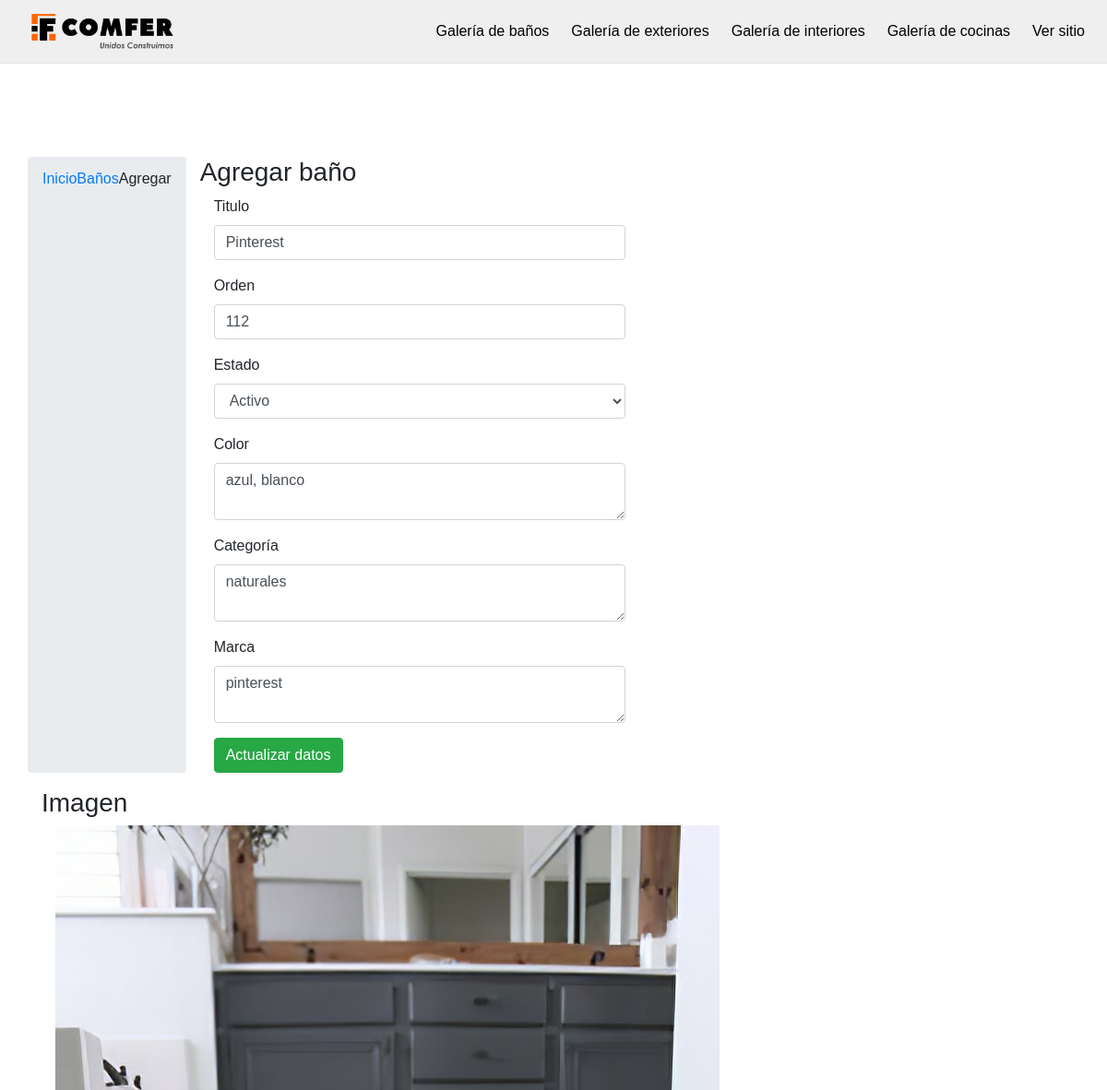
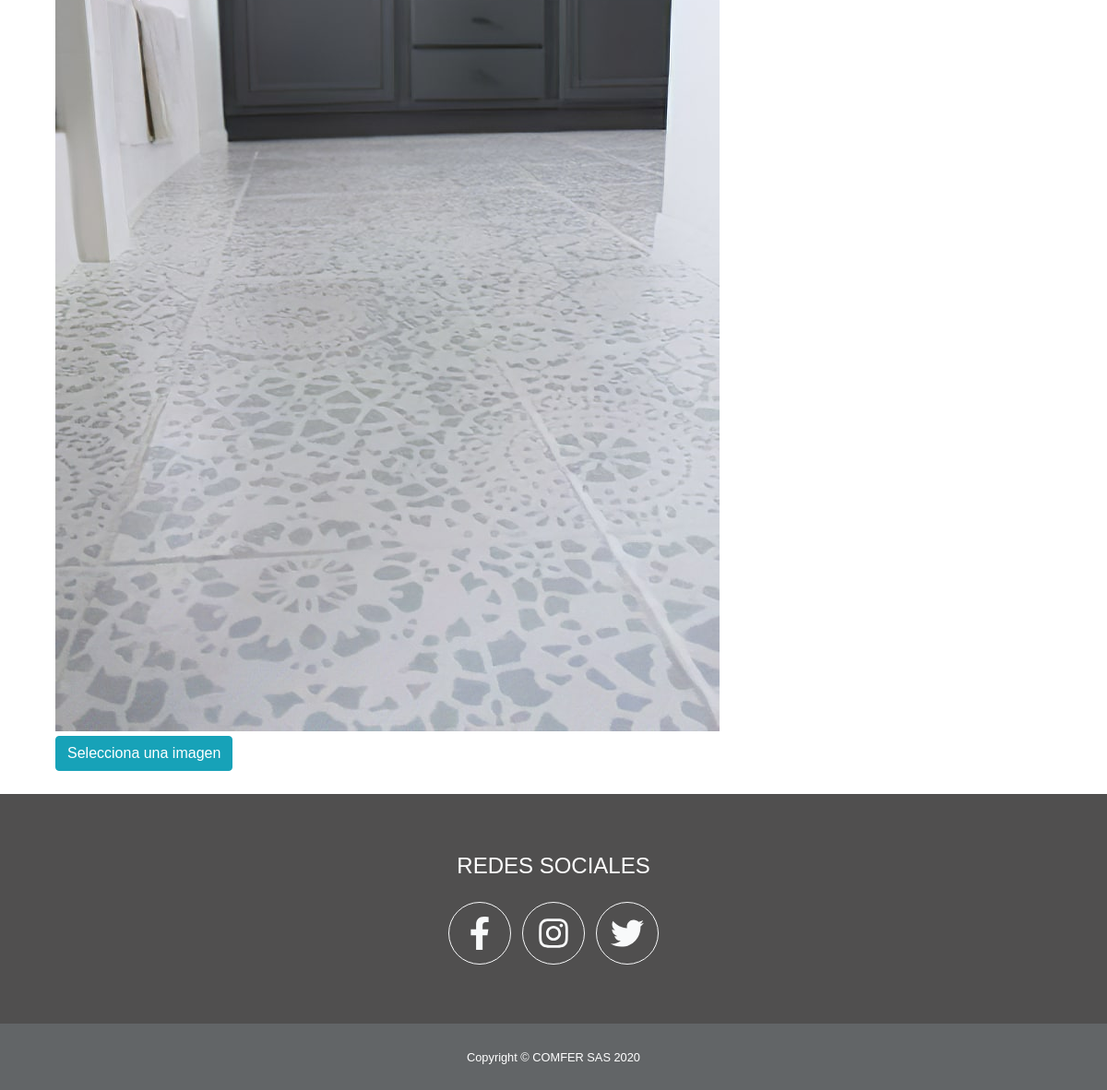
/admin/banoadd.php, run on an earlier commit of the app's database (2 pictures, top to bottom).
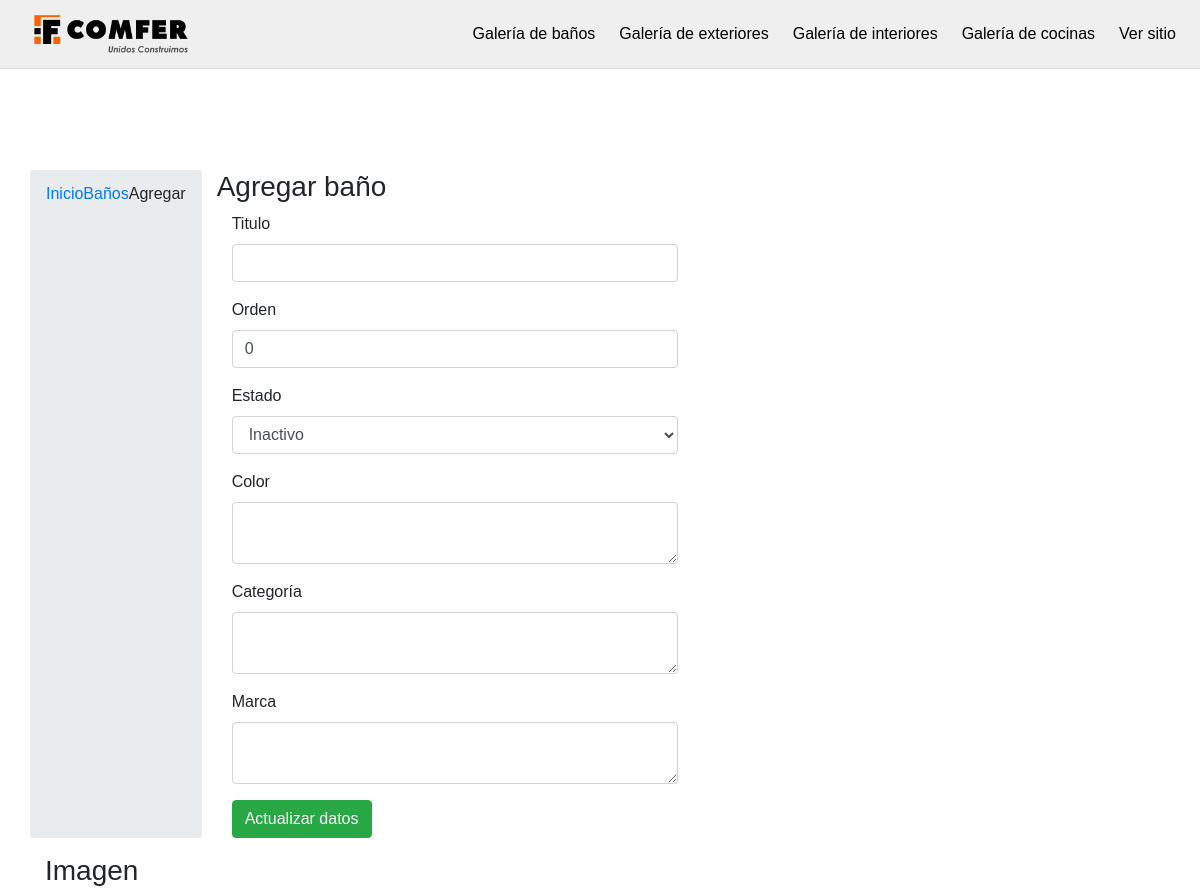
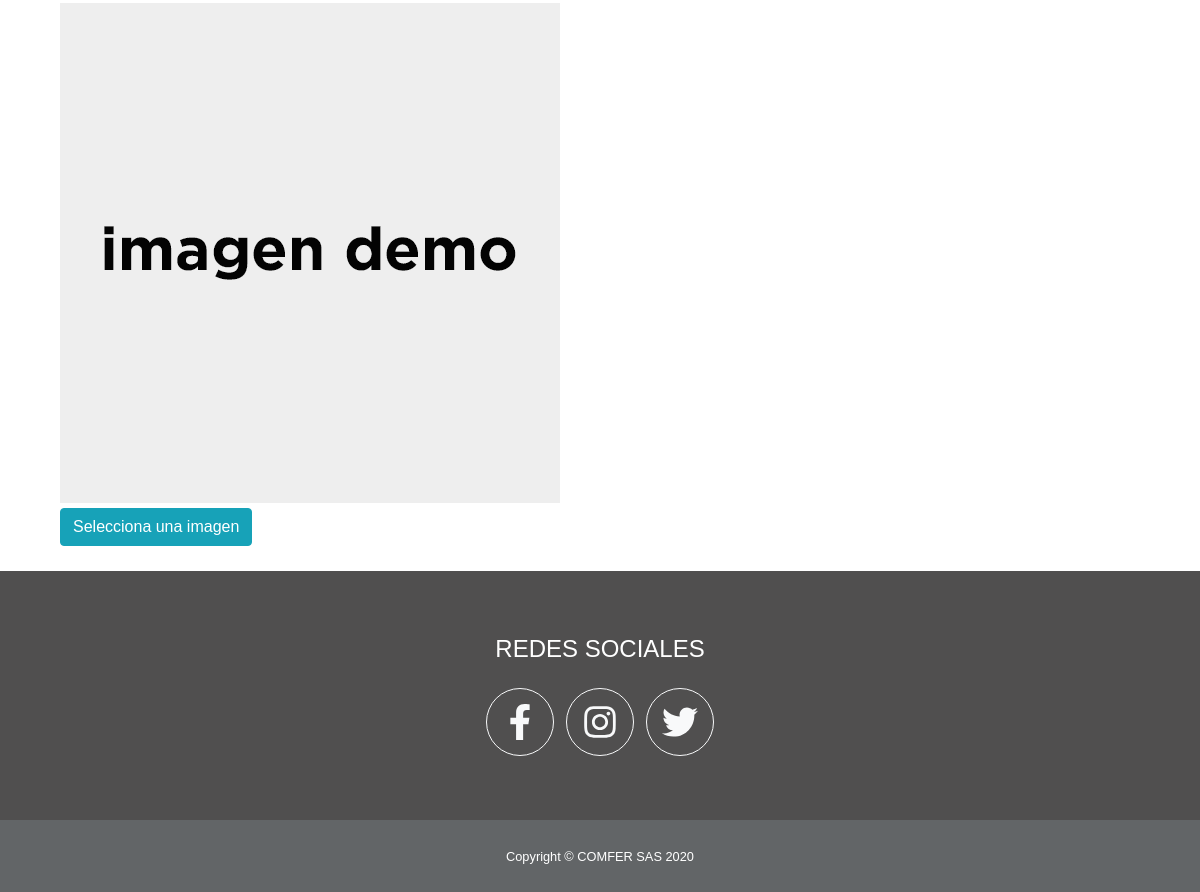
And on a later commit of the database (2 pictures, top to bottom).
### tables this page shows
CREATE TABLE `bano` (
  `id` int(11) NOT NULL,
  `titulo` varchar(255) NOT NULL,
  `url_image` varchar(255) NOT NULL,
  `estado` int(1) NOT NULL,
  `orden` int(2) NOT NULL,
  `color` varchar(50) NOT NULL,
  `categoria` varchar(50) NOT NULL,
  `marca` varchar(50) NOT NULL
);

### admin/banoadd.php (the view, shortened to what this page needs)
<?php
include("../conexion.php");
$sql_last = mysqli_query($con, "select LAST_INSERT_ID(id) as last from bano order by id desc limit 0,1");
$rw = mysqli_fetch_array($sql_last);
$id_bano = intval($rw['last']);
$sql = mysqli_query($con, "select * from bano where id='$id_bano' limit 0,1");
$rw = mysqli_fetch_array($sql);
$titulo = $rw['titulo'];
$url_image = $rw['url_image'];
$orden = intval($rw['orden']);
$estado = intval($rw['estado']);
$color = $rw['color'];
$categoria = $rw['categoria'];
$marca = $rw['marca'];
include("top_menu.php");
?>
<div class="container add">
	<div class="row">
		<ol class="breadcrumb">
			<li><a href="#">Inicio</a></li>
			<li><a href="banolist.php">Baños</a></li>
			<li class="active">Agregar</li>
		</ol>
		<div class="col-md-7">
			<h3><span class="glyphicon glyphicon-edit"></span> Agregar baño</h3>
			<form class="form-horizontal" id="editar_bano">
				<div class="form-group">
					<label for="titulo" class="col-sm-3 control-label">Titulo</label>
					<div class="col-sm-9">
						<input type="text" class="form-control" id="titulo" value="<?php echo $titulo; ?>" required name="titulo">
					</div>
				</div>
				<div class="form-group">
					<label for="orden" class="col-sm-3 control-label">Orden</label>
					<div class="col-sm-9">
						<input type="number" class="form-control" id="orden" name="orden" value="<?php echo $orden; ?>">
					</div>
				</div>
				<div class="form-group">
					<label for="estado" class="col-sm-3 control-label">Estado</label>
					<div class="col-sm-9">
						<select class="form-control" id="estado" required name="estado">
							<option value="0" <?php if ($estado == 0) {
													echo "selected";
												} ?>>Inactivo</option>
							<option value="1" <?php if ($estado == 1) {
													echo "selected";
												} ?>>Activo</option>
						</select>
					</div>
				</div>
				<div class="form-group">
					<label for="titulo" class="col-sm-3 control-label">Color</label>
					<div class="col-sm-9">
						<textarea class='form-control' name="color" id="color" required rows=2><?php echo $color; ?></textarea>
					</div>
				</div>
				<div class="form-group">
					<label for="titulo" class="col-sm-3 control-label">Categoría</label>
					<div class="col-sm-9">
						<textarea class='form-control' name="categoria" id="categoria" required rows=2><?php echo $categoria; ?></textarea>
					</div>
				</div>
				<div class="form-group">
					<label for="titulo" class="col-sm-3 control-label">Marca</label>
					<div class="col-sm-9">
						<textarea class='form-control' name="marca" id="marca" required rows=2><?php echo $marca; ?></textarea>
					</div>
				</div>
				<div class="form-group">
					<div class="col-sm-offset-3 col-sm-9">
						<button type="submit" class="btn btn-success">Actualizar datos</button>
					</div>
				</div>
			</form>
		</div>
		<div class="col-md-5">
			<h3><span class="glyphicon glyphicon-picture"></span> Imagen</h3>
			<form class="form-vertical">
				<div class="form-group">
					<div class="col-sm-12">
						<div class="fileinput fileinput-new" data-provides="fileinput">
							<div class="fileinput-new thumbnail" style="max-width: 100%;">
								<img class="img-rounded" src="../img/banner/<?php echo $url_image; ?>" />
							</div>
							<div>
								<span class="btn btn-info btn-file"><span class="fileinput-new">Selecciona una imagen</span>
									<span class="fileinput-exists" onclick="upload_image();">Cambiar imagen</span><input type="file" name="fileToUpload" id="fileToUpload" required onchange="upload_image();"></span>
							</div>
						</div>
					</div>
				</div>
			</form>
		</div>
	</div>
</div>
<?php include("footer.php"); ?>

### admin/top_menu.php (shortened to what this page needs)
<!DOCTYPE html>
<html lang="en">
<head>
  <link rel="stylesheet" href="css/bootstrap.min.css">
  <link rel="stylesheet" href="css/all.min.css">
  <link rel="stylesheet" href="css/navbar-fixed-top.css">
  <link rel="stylesheet" href="css/preview-image.css">
</head>
<body>
  <header>
    <nav class="navbar navbar-expand-lg navbar-light fixed-top border-bottom mb-5" style="background-color: #efefef;">
      <a class="navbar-brand font-weight-bold" href="../"><img src="../img/logo.png" class="img-fluid" style="width: 190px; height: 5x0px;"></a>
      <div class="collapse navbar-collapse" id="navbarNav">
        <ul class="navbar-nav ml-auto">
          <li class="nav-item">
            <a class="nav-link pl-3" style="color: #000000;" href="banolist.php">Galería de baños</a>
          </li>
          <li class="nav-item">
            <a class="nav-link pl-3" style="color: #000000;" href="exteriorlist.php">Galería de exteriores</a>
          </li>
          <li class="nav-item">
            <a class="nav-link pl-3" style="color: #000000;" href="interiorlist.php">Galería de interiores</a>
          </li>
          <li class="nav-item">
            <a class="nav-link pl-3" style="color: #000000;" href="cocinalist.php">Galería de cocinas</a>
          </li>
          <li class="nav-item">
            <a class="nav-link pl-3" style="color: #000000;" href="../" target="_blank">Ver sitio</a>
          </li>
        </ul>
      </div>
    </nav>
  </header>

### admin/footer.php (shortened to what this page needs)
<footer class="footer text-center">
  <div class="container">
    <div class="row">
      <div class="col-lg-12 mb-5 mb-lg-0">
        <h4 class="text-uppercase mb-4">Redes sociales</h4>
        <a class="btn btn-outline-light btn-social mx-1" href="https://www.facebook.com/comfersas/"><i class="fab fa-fw fa-facebook-f"></i></a>
        <a class="btn btn-outline-light btn-social mx-1" href="https://www.instagram.com/comfer_sas/?hl=es-la"><i class="fab fa-fw fa-instagram"></i></a>
        <a class="btn btn-outline-light btn-social mx-1" href="https://twitter.com/comfersas?lang=es"><i class="fab fa-fw fa-twitter"></i></a>
      </div>
    </div>
  </div>
</footer>
<div class="copyright py-4 text-center text-white">
  <div class="container"><small>Copyright © COMFER SAS 2020</small></div>
</div>
</body>
</html>

### admin/css/navbar-fixed-top.css (style rules this page uses)
body { min-height: 200px; padding-top: 70px; }

### admin/css/preview-image.css (style rules this page uses)
.btn-file { position: relative; overflow: hidden; vertical-align: middle; }
.fileinput { display: inline-block; margin-bottom: 9px; }
.fileinput .thumbnail { display: inline-block; margin-bottom: 5px; overflow: hidden; text-align: center; vertical-align: middle; }
.fileinput .thumbnail > img { max-height: 100%; }
.fileinput .btn { vertical-align: middle; }

### admin/top_menu.php (style rules this page uses)
* { font-weight: 300; font-family: "Maven Pro", sans-serif; margin: 0; padding: 0; }
.add { margin-top: 100px; }

### admin/footer.php (style rules this page uses)
.footer { padding-top: 4rem; padding-bottom: 4rem; background-color: #504f4f; color: #fff; }
.copyright { background-color: #626567; }
.btn-social { border-radius: 100%; display: inline-flex; width: 4.25rem; height: 4.25rem; font-size: 2.25rem; justify-content: center; align-items: center; }

What changed in the data, as far as the page shows it:
no longer on this page (row edited): bano: titulo "Pinterest", orden "112", estado "Activo", color "azul, blanco", categoria "naturales", marca "pinterest", url_image (picture)
added bano: orden "0", estado "Inactivo", url_image (picture)
